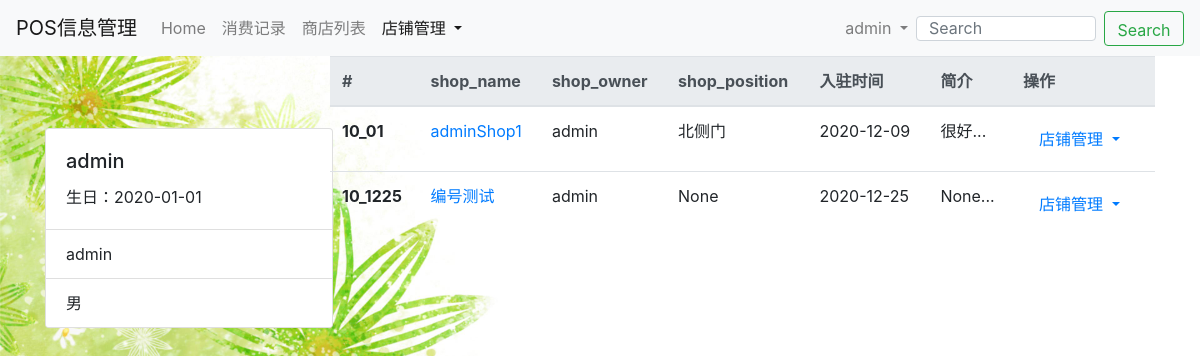
/store/myShopList/ (signed in), run on the app's committed database.
### user/models.py (models this page shows)
class Profile(models.Model):
    user = models.OneToOneField(User, on_delete=models.CASCADE)
    real_name = models.CharField(max_length=6, null=True, blank=True)
    sex = models.CharField(max_length=2, null=True, blank=True)
    birth = models.DateTimeField(null=True, blank=True)
    is_student = models.BooleanField(default=False)
    is_teacher = models.BooleanField(default=False)
    is_shop_owner = models.BooleanField(default=False)

### store/models.py (models this page shows)
class Shop(models.Model):
    shop_id = models.CharField(max_length=12, null=True)  # 商店编号————为一个用户开多个店铺做准备
    shop_name = models.CharField(max_length=32, null=True)
    shop_owner = models.ForeignKey(User, null=True, on_delete=models.CASCADE)
    shop_position = models.CharField(max_length=32, null=True)
    phone_number = models.CharField(max_length=11, null=True)
    contends = models.TextField(null=True)
    create_time = models.DateTimeField(auto_now_add=True)
    last_update = models.DateTimeField(auto_now=True)
    is_active = models.BooleanField(default=True)

### store/views.py (the view)
# urls.py: path('myShopList/', views.myshopList, name='myShopList'),
def myshopList(request):
    try:
        user = request.user
    except:
        return render(request, 'user/login.html', {'massage': '用户未登录！'})
    my_shop_list = Shop.objects.filter(shop_owner=user)
    context = {}
    context['my_shop_list'] = my_shop_list
    return render(request, 'store/myShopList.html', context)

### user/models.py (called while the page is built)
def get_Profile(self):
    if Profile.objects.filter(user=self).exists():
        profile = Profile.objects.get(user=self)
        return profile
    else:
        return ''

### store/templates/store/myShopList.html (shortened to what this page needs)
{% extends 'base.html' %}
{% block shop_active %}active{% endblock %}
{% block bodyBack %}
<body background="/media/back2.jpeg" style="background-repeat:no-repeat ;background-size:100%,100%; background-attachment: fixed;">
{% endblock %}
{% block content %}
    <div class="container">
        <div class="row">
            <div class="col-md-3">
                <br>
                <br>
                <br>
                <div class="card" style="width: 18rem;">
                  <div class="card-body">
                    <h5 class="card-title">{{ user.username }}</h5>
                    <p class="card-text">生日：{{ user.profile.birth|date:"Y-m-d" }}</p>
                  </div>
                  <ul class="list-group list-group-flush">
                    <li class="list-group-item">{{ user.Profile.real_name }}</li>
                    <li class="list-group-item">{{ user.profile.sex }}</li>
                  </ul>
                </div>
            </div>
            <div class="col-md-9">
                <table class="table">
                    <thead class="thead-light">
                      <tr>
                        <th scope="col">#</th>
                        <th scope="col">shop_name</th>
                        <th scope="col">shop_owner</th>
                        <th scope="col">shop_position</th>
                        <th scope="col">入驻时间</th>
                        <th scope="col">简介</th>
                        <th scope="col">操作</th>
                      </tr>
                    </thead>
                    <tbody>
                        {% for shop in my_shop_list %}
                            {% if shop.is_active %}
                                <tr>
                                    <th scope="row">{{ shop.shop_id }}</th>
                                    <td>
                                        <a href="{% url 'shop_info' shop.pk %}">
                                            {{ shop.shop_name }}
                                        </a>
                                    </td>
                                    <td>{{ shop.shop_owner }}</td>
                                    <td>{{ shop.shop_position }}</td>
                                    <td>{{ shop.create_time|date:"Y-m-d" }}</td>
                                    <td>{{ shop.contends|truncatechars:"5" }}...</td>
                                    <td>
                                            <a class="nav-link dropdown-toggle" href="#" id="navbarDropdown" role="button" data-toggle="dropdown" aria-haspopup="true" aria-expanded="false">
                                              店铺管理
                                            </a>
                                    </td>
                                </tr>
                            {% endif %}
                        {% empty %}
                            <p>没有数据哦~</p>
                        {% endfor %}
                    </tbody>
                </table>
            </div>
        </div>
    </div>
{% endblock %}

### templates/base.html (shortened to what this page needs)
{% load staticfiles %}
<!DOCTYPE html>
<html lang="en">
<head>
    <link rel="stylesheet" type="text/css" href="http://matthew.wagerfield.com/parallax/assets/styles/css/styles.css">
    <link rel="stylesheet" href="https://cdn.jsdelivr.net/npm/bootstrap@4.5.0/dist/css/bootstrap.min.css">
    <link rel="stylesheet" href="{% static 'font-awesome-4.7.0/css/font-awesome.min.css' %}">
</head>
{% block bodyBack %}{% endblock %}
    <div id="container" class="wrapper">
    <nav class="navbar navbar-expand-lg navbar-light bg-light">
      <a class="navbar-brand" href="{% url 'home' %}">POS信息管理</a>
      <div class="collapse navbar-collapse" id="navbarSupportedContent">
        <ul class="navbar-nav mr-auto">
          <li class="nav-item {% block home_active %}active{% endblock %}">
            <a class="nav-link" href="{% url 'home' %}">Home <span class="sr-only">(current)</span></a>
          </li>
          {% if user.Profile.is_student or user.Profile.is_teacher %}
              <li class="nav-item {% block consumption_ts_active %}{% endblock %} ">
                <a class="nav-link" href="{% url 'student_consumption'%}">消费记录</a>
              </li>
          {% endif %}
            <li class="nav-item {% block shopList %}{% endblock %} ">
                <a class="nav-link" href="{% url 'shop_list'%}">商店列表</a>
              </li>
          <li class="nav-item dropdown">
            {% if user.is_authenticated and user.Profile.is_shop_owner %}
                <a class="nav-link dropdown-toggle {% block shop_active %}{% endblock %}" href="#" id="navbarDropdown" role="button" data-toggle="dropdown" aria-haspopup="true" aria-expanded="false">
                  店铺管理
                </a>
            {% endif %}
          </li>
        </ul>
        <ul class="nav navbar-nav">
          {% if not user.is_authenticated %}
                  <li class="nav-item">
                  <a class="nav-link" href="{% url 'login' %}?from={{ request.get_full_path }}">登录</a>
                  </li>
                  <li class="nav-item">
                  <a class="nav-link" href="{% url 'register' %}?from={{ request.get_full_path }}">注册</a>
                  </li>
          {% else %}
                    <li class="nav-item dropdown">
                      <a class="nav-link dropdown-toggle" href="#" id="navbarDropdown" role="button" data-toggle="dropdown" aria-haspopup="true" aria-expanded="false">
                        {{ user.username }}
                      </a>
                </li>
          {% endif %}
          </ul>
        <form class="form-inline my-2 my-lg-0">
          <input class="form-control mr-sm-2" style="width: 180px ; height: 25px "  type="search" placeholder="Search" aria-label="Search">
          <button class="btn btn-outline-success my-2 my-sm-0" style="width: 80px ; height:35px" type="submit">Search</button>
        </form>
      </div>
    </nav>
       {% block content %}{% endblock %}
</div>
</body>
</html>

### data on the page
Shop: shop_id "10_01", shop_name "adminShop1", shop_owner "admin", shop_position "北侧门", create_time "2020-12-09", contends "很好"
Shop: shop_id "10_1225", shop_name "编号测试", shop_owner "admin", shop_position "None", create_time "2020-12-25", contends "None"

### other printed values
{{ user.username }} "admin"
{{ user.profile.birth|date:"Y-m-d" }} "2020-01-01"
{{ user.Profile.real_name }} "admin"
{{ user.profile.sex }} "男"
